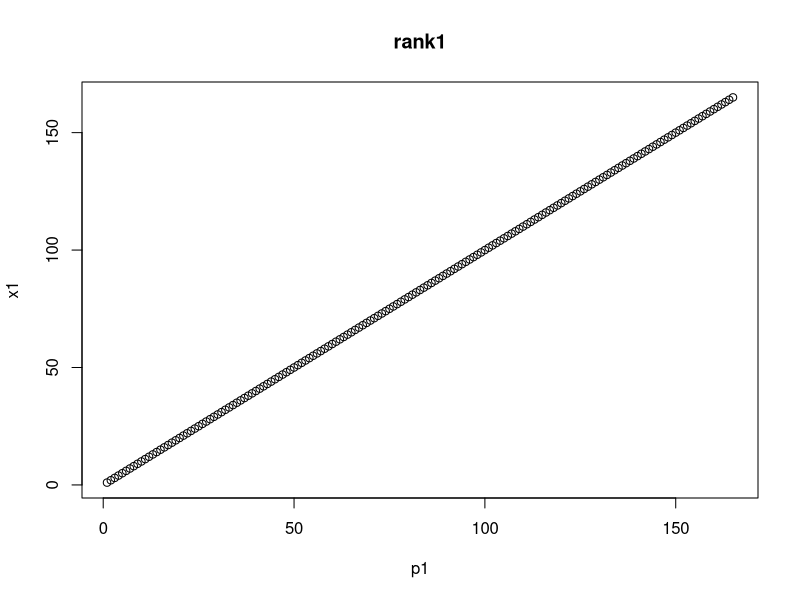
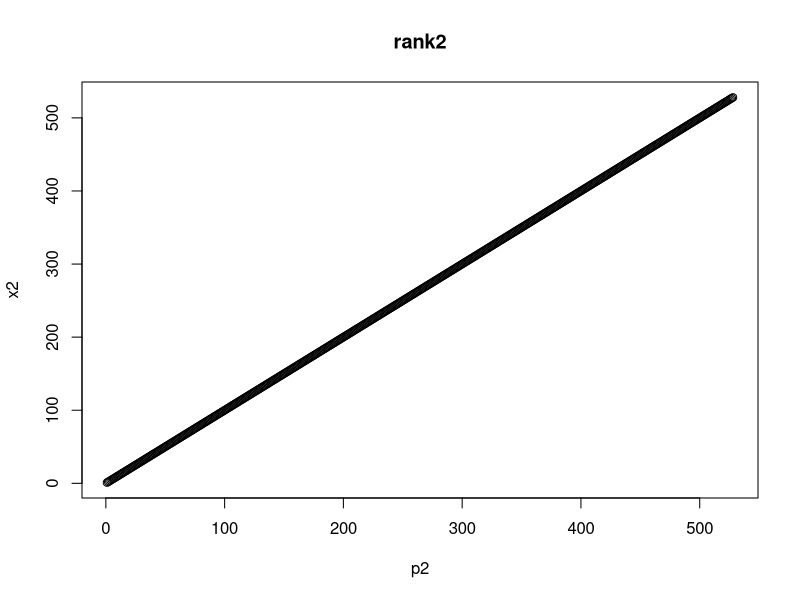
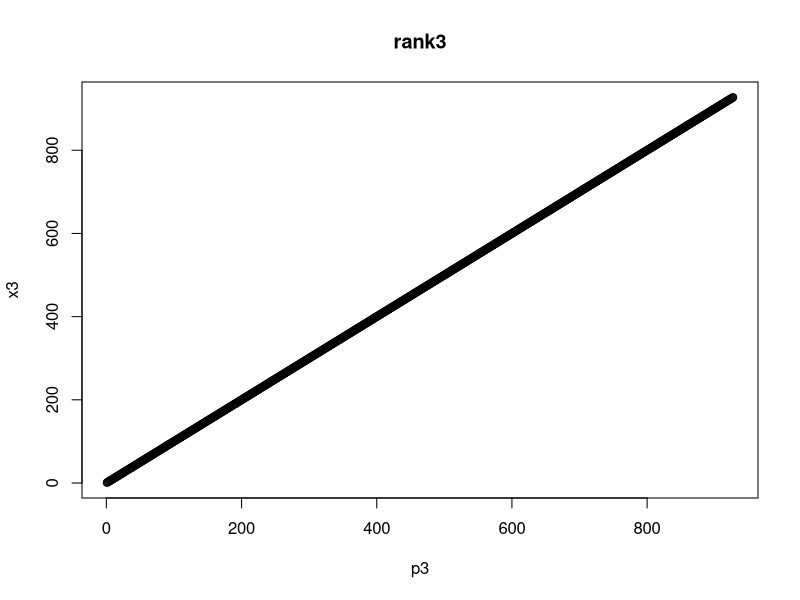
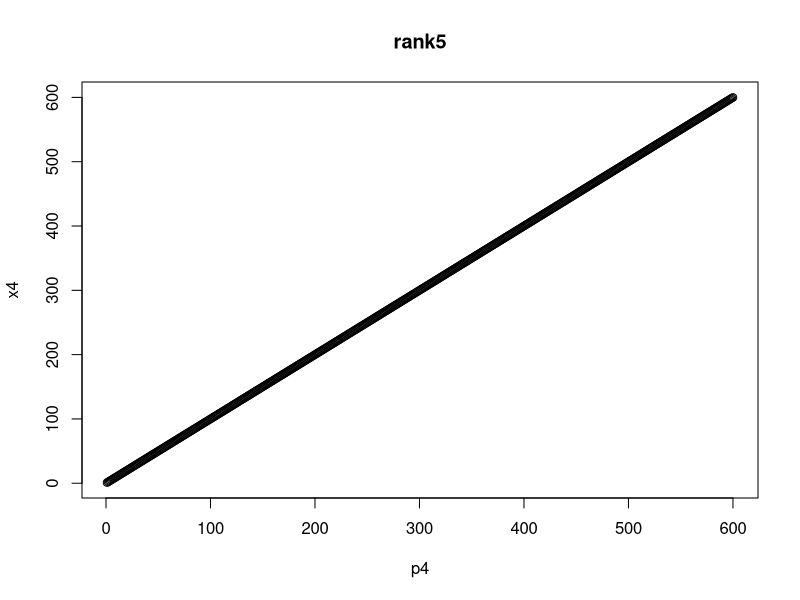
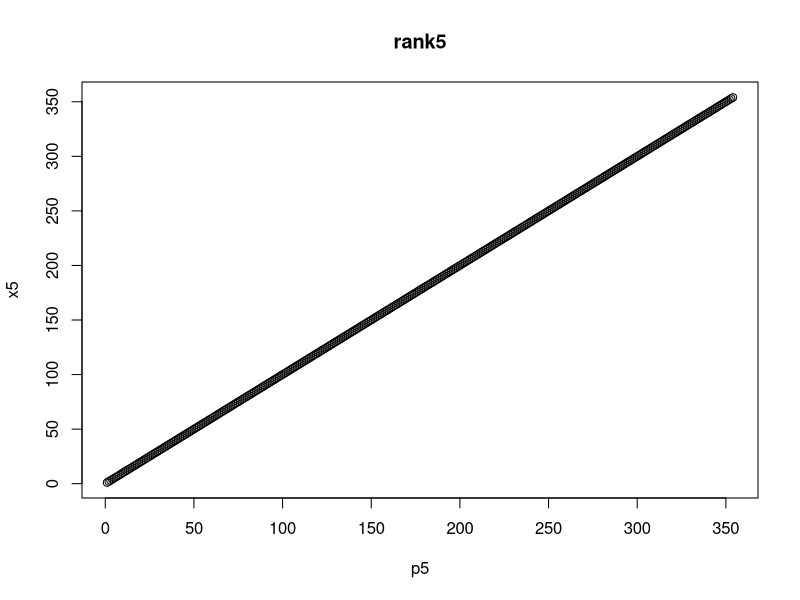
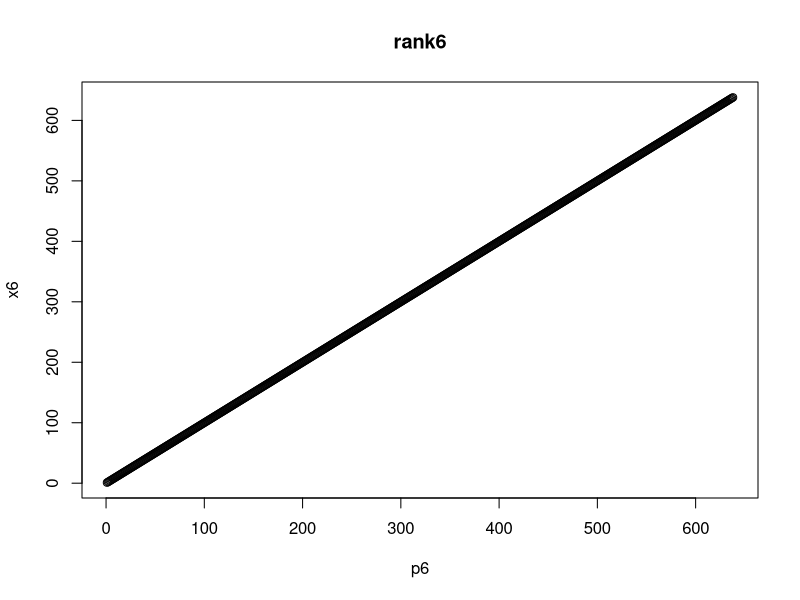
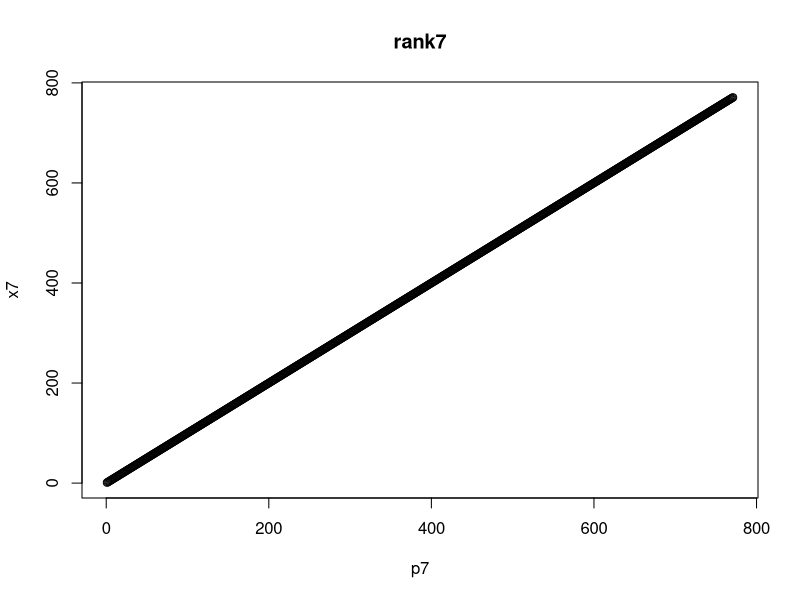
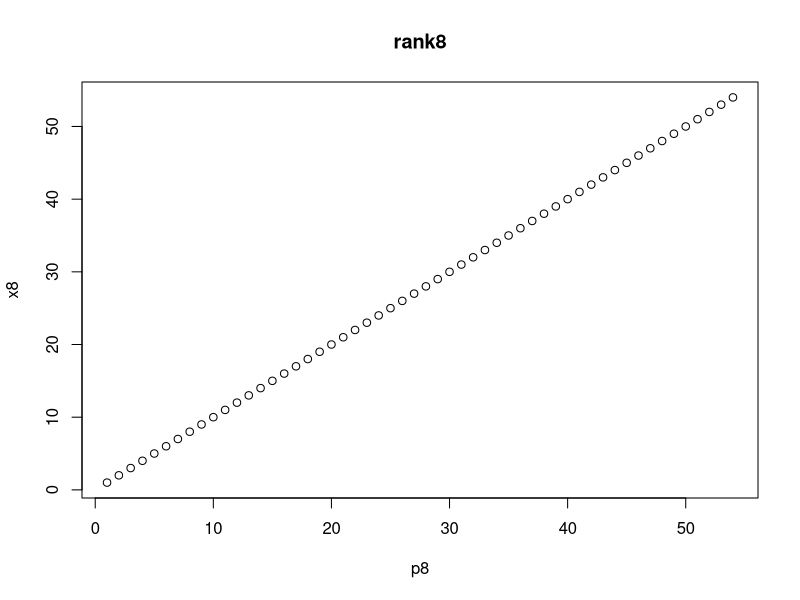

Recreate these plots in R, in order. (Note: this script raises an error after producing the figures.)
x1<-vector(mode="numeric",length=0)
for(i in 1:165)
{
  x1[i]<-i
}
p1=(1:165)
plot(p1,x1,main="rank1")
x2<-vector(mode="numeric",length=0)
for(i in 1:528)
{
  x2[i]<-i
}
p2=(1:528)
plot(p2,x2,main="rank2")
x3<-vector(mode="numeric",length=0)
for(i in 1:927)
{
  x3[i]<-i
}
p3=(1:927)
plot(p3,x3,main="rank3")
x4<-vector(mode="numeric",length=0)
for(i in 1:600)
{
  x4[i]<-i
}
p4=(1:600)
plot(p4,x4,main="rank5")
x5<-vector(mode="numeric",length=0)
for(i in 1:354)
{
  x5[i]<-i
}
p5=(1:354)
plot(p5,x5,main="rank5")
x6<-vector(mode="numeric",length=0)
for(i in 1:638)
{
  x6[i]<-i
}
p6=(1:638)
plot(p6,x6,main="rank6")
x7<-vector(mode="numeric",length=0)
for(i in 1:771)
{
  x7[i]<-i
}
p7=(1:771)
plot(p7,x7,main="rank7")
x8<-vector(mode="numeric",length=0)
for(i in 1:54)
{
  x8[i]<-i
}
p8=(1:54)
plot(p8,x8,main="rank8")
X9<-vector(mode="numeric",length=0)
for(i in 1:771)
{
  x9[i]<-i
}
p9=(1:158)
plot(p9,x9,main="rank9")
x10<-vector(mode="numeric",length=0)
for(i in 1:771)
{
  x10[i]<-i
}
p10=(1:771)
plot(p10,x10,main="rank10")
